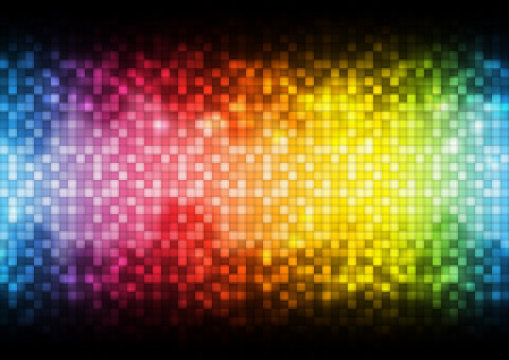
#> input picture pixels.jpg, 509 x 360 px
$ python -i create.py   (imports and definitions only)
#> lines starting #> are read from the running program, lines starting #| are printed output that depends on the picture
# File created by J Bujarski
# create.py contains functions to blend pictures appropriately.
#
# Major updates: integration w/ GUI demands specific calls.
#   May not work properly in sample.py
import random

from pic import *


# blender:
#   first = the picture to be added
#   master = the aggregated photo
#   count = tracker used for the weight of the photo, keep balance
#   _w & _h = width/height, allow user input.
# FUTURE: make user options for width & height
# [32 lines left out: functions blender, rand_seed, not called in this run]


# Generator for rand_seed function
def rng():
    while True:
        yield np.array([random.random(), random.random(), random.random()])


# hue:
# add a hue of color to the added picture
#   var: the color word to be passed in. See if statements. Other hues may be added?
#       Consider: Any RGB combo can be used, but R G and B are defaults.
#   pic: pass in an Image for best use!
#   w/h: standard parameters for width/height
#   intensity: the intensity of the pixels' sizes, default to 1
# Example call in main: hue("cool", rand_seed("J_BUJARSKI", intensity=10), intensity=10)
# [70 lines left out: functions hue, negative, ascii_pic, switcher, not called in this run]


# asc_cond: ascii_condensed
# produces a more condensed version of the Ascii picture
# 1/4 size @ same intensity
def asc_cond(pic, intensity=1):
    asc = Image.fromarray(load_pic(pic)).convert("L")
    asc = asc.resize((int(asc.width * 2 / intensity), int(asc.height / intensity)))
    while asc.width % 2: asc = asc.resize(((asc.width - 1), asc.height))
    while asc.height % 2: asc = asc.resize((asc.width, (asc.height - 1)))
    asc = np.array(asc)
    p_name = str.split(pic, ".")
    line = ""
    pic_txt = open(p_name[0] + "_condensed.txt", "w")

    for i in range(0, asc.shape[0], 2):
        for j in range(0, asc.shape[1], 2):
            line = line.__add__(adv_swtch(int(asc[i, j]),
                                              int(asc[i, j + 1]),
                                              int(asc[i + 1, j]),
                                              int(asc[i + 1, j + 1])))
        pic_txt.write(line + "\n")
        line = ""

    return asc


# Switch required to find ASCII chars for condensed
# [150 lines left out: function adv_swtch, not called in this run]

>>> import cv2
>>> picture = cv2.imread('pixels.jpg', cv2.IMREAD_GRAYSCALE)
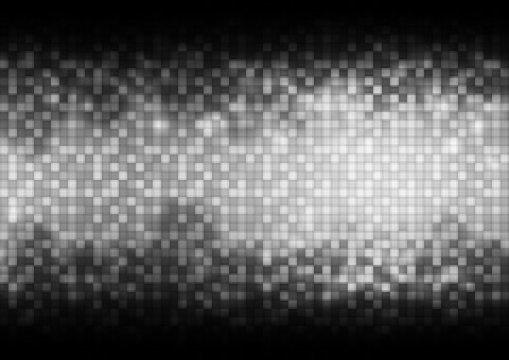
#> picture: shape (360, 509); min 0, max 250, mean 94.8
>>> result = asc_cond(picture)
#> (the run stopped early here; a loop or call above may not have finished)
